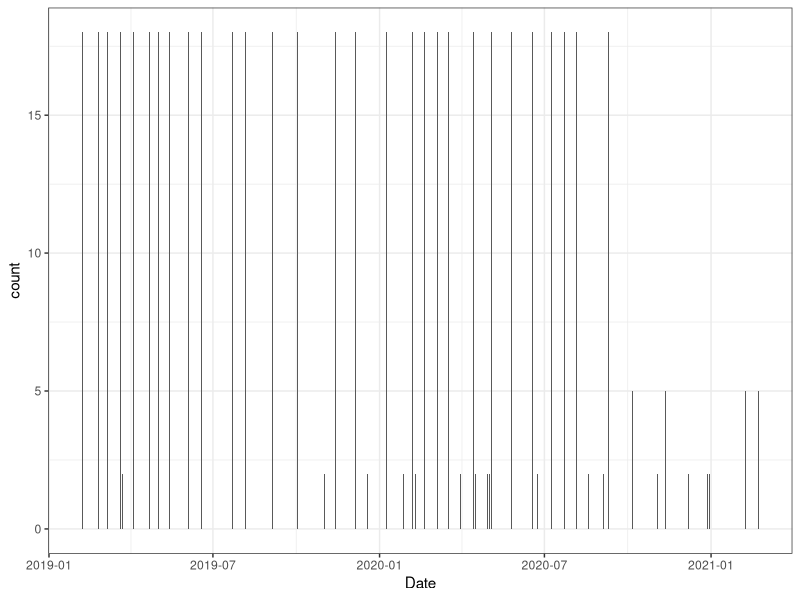
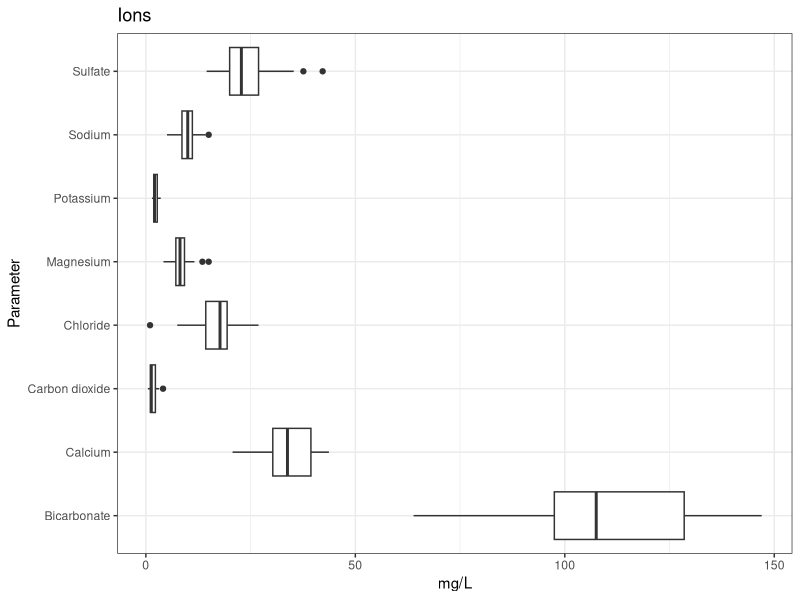
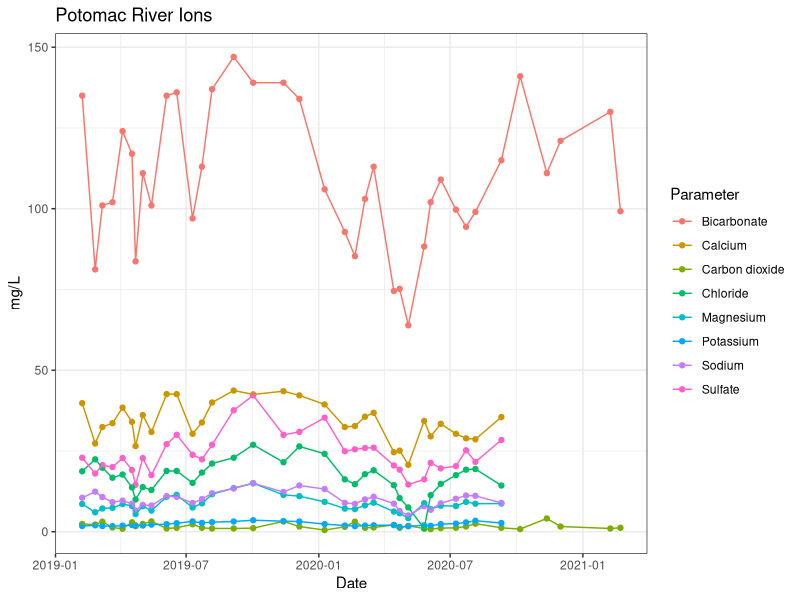
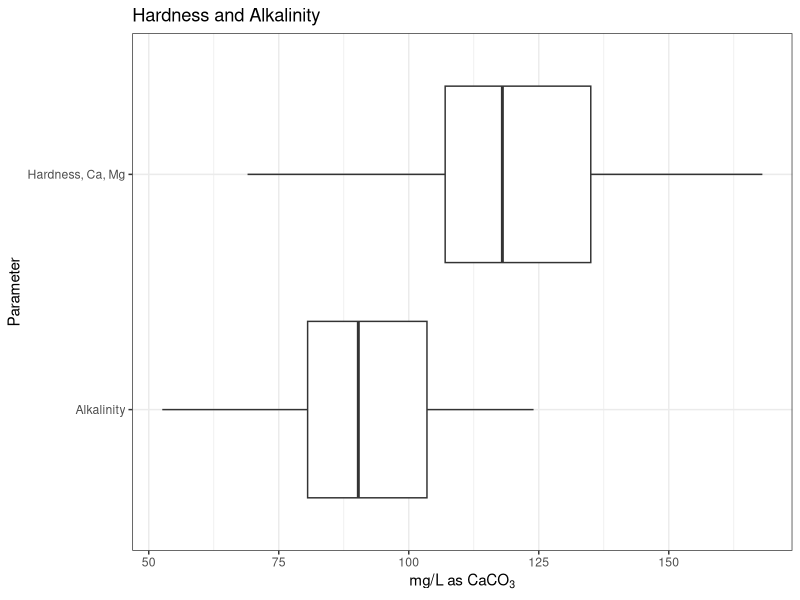
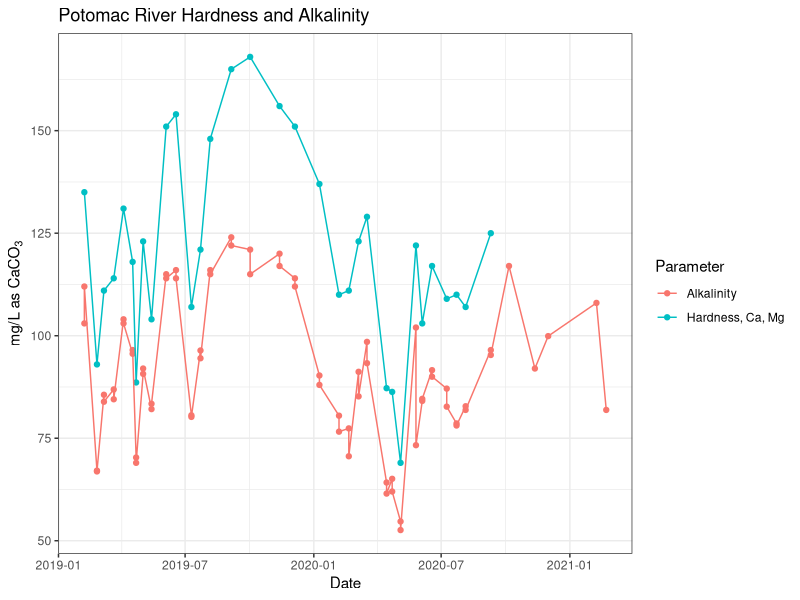
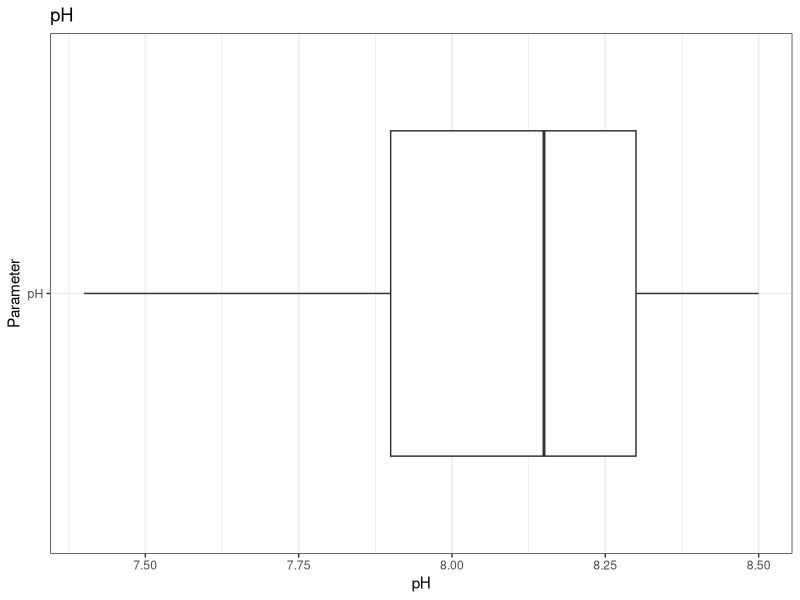

Write the R code that produced these figures, in order.
## ---- chunk 1
knitr::opts_chunk$set(echo = TRUE)

library(tidyverse)

## ---- chunk 2

potomac <- read_csv("data/result_modified.csv") %>% 
  mutate(Date = as.Date(Date, "%m/%d/%Y"))

## ---- chunk 3


# Bar chart of # of parameters analyzed by date

potomac %>% 
  ggplot(aes(x = Date)) +
    geom_bar(stat = "count") +
  theme_bw()


# Summary table of parameter values

potomac %>% 
  group_by(Parameter) %>% 
    summarise(mean = round(mean(Value), digits = 2),
              sd = round(sd(Value), digits = 2),
              upper95 = round(quantile(Value, .95), digits = 2),
              n = n()) %>% 
  knitr::kable()


## ---- chunk 4


# Plots of Parameter Values

# Cations and Anions

potomac %>% 
  filter(!Parameter %in% c("Total dissolved solids",
                           "Temperature, water", "pH", "Hardness, Ca, Mg",
                           "Alkalinity")) %>% 
  ggplot(aes(x = Parameter, y = Value)) +
    geom_boxplot() +
    coord_flip() +
    ylab("mg/L") +
    ggtitle("Ions") +
    theme_bw()


potomac %>% 
  filter(!Parameter %in% c("Total dissolved solids",
                           "Temperature, water", "pH", "Hardness, Ca, Mg",
                           "Alkalinity")) %>% 
  ggplot(aes(x = Date, y = Value, color = Parameter)) +
    geom_point() +
    geom_line() +
    ylab("mg/L") +
    ggtitle("Potomac River Ions") +
    theme_bw()



# Hardness and Alkalinity
potomac %>% 
  filter(Parameter %in% c("Hardness, Ca, Mg", "Alkalinity")) %>% 
  ggplot(aes(x = Parameter, y = Value)) +
    geom_boxplot() +
    coord_flip() +
    ylab(expression("mg/L as CaCO"[3])) +
    ggtitle("Hardness and Alkalinity") +
    theme_bw()


potomac %>% 
  filter(Parameter %in% c("Hardness, Ca, Mg", "Alkalinity")) %>% 
   ggplot(aes(x = Date, y = Value, color = Parameter)) +
      geom_point() +
      geom_line() +
      ylab(expression("mg/L as CaCO"[3])) +
      ggtitle("Potomac River Hardness and Alkalinity") +
      theme_bw()



# pH

potomac %>% 
  filter(Parameter %in% "pH") %>% 
  ggplot(aes(x = Parameter, y = Value)) +
    geom_boxplot() +
    coord_flip() +
    ylab("pH") +
    ggtitle("pH") +
    theme_bw()

## ---- chunk 5

potomac %>% 
  group_by(Date) %>%
    count() %>% 
    arrange(desc(Date)) 

## ---- chunk 6


potomac %>% 
  filter(Date == "2020-09-10")


potomac %>% 
  filter(Date == "2020-09-10") %>% 
  dplyr::select(Parameter, Value, Units) %>% 
  knitr::kable()

